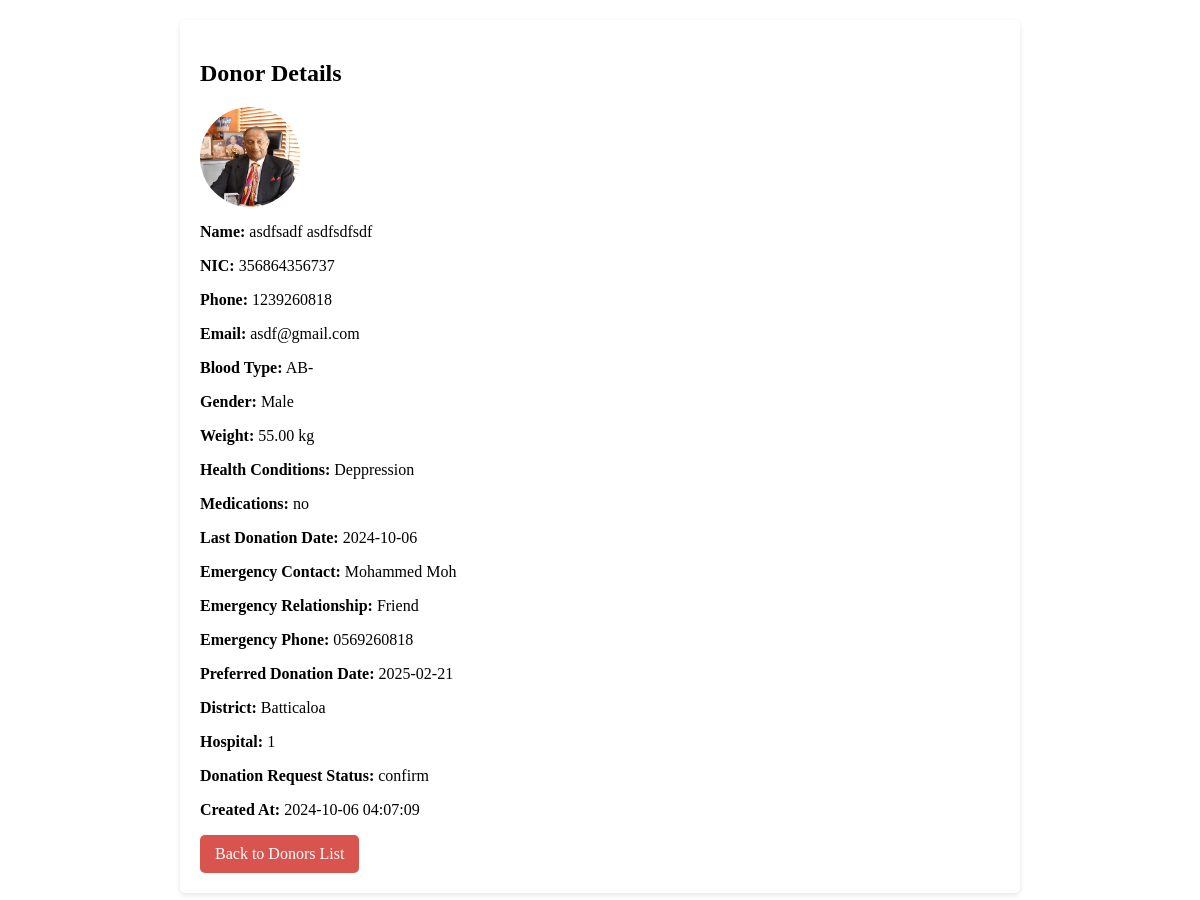
The page /donor_details.php?donor_id=2 (signed in) on the database its author committed.
### tables this page shows
CREATE TABLE `donors` (
  `donor_id` int(11) NOT NULL,
  `normal_user_id` int(11) NOT NULL,
  `donor_name` varchar(255) NOT NULL,
  `donor_nic` varchar(20) NOT NULL,
  `donor_phone` varchar(15) NOT NULL,
  `donor_email` varchar(255) NOT NULL,
  `blood_type` varchar(5) NOT NULL,
  `gender` enum('Male','Female') NOT NULL,
  `weight` decimal(5,2) NOT NULL,
  `health_conditions` text DEFAULT NULL,
  `medications` text DEFAULT NULL,
  `last_donation_date` date DEFAULT NULL,
  `emergency_contact` varchar(255) NOT NULL,
  `emergency_relationship` varchar(100) NOT NULL,
  `emergency_phone` varchar(15) NOT NULL,
  `preferred_donation_date` date NOT NULL,
  `district` varchar(100) NOT NULL,
  `hospital` varchar(255) NOT NULL,
  `donation_req_status` enum('pending','cancelled','confirm') DEFAULT 'pending',
  `created_at` timestamp NOT NULL DEFAULT current_timestamp(),
  `donate_update` enum('donated','not donated') DEFAULT 'not donated',
  `donor_type` enum('donor') DEFAULT 'donor'
);

CREATE TABLE `normal_user` (
  `normal_user_id` int(11) NOT NULL,
  `normal_user_profile_picture` varchar(550) NOT NULL DEFAULT 'emptyProfile.jpg',
  `normal_user_firstname` varchar(55) NOT NULL,
  `normal_user_lastname` varchar(55) NOT NULL,
  `normal_user_email` varchar(255) NOT NULL,
  `normal_user_password` varchar(255) NOT NULL,
  `normal_user_DOB` date NOT NULL,
  `normal_user_location` varchar(300) DEFAULT NULL,
  `normal_user_bloodtype` enum('A+','A-','B+','B-','AB+','AB-','O+','O-') DEFAULT NULL,
  `normal_user_type` varchar(50) DEFAULT 'normal user',
  `NIC` varchar(44) DEFAULT NULL
);

### donor_details.php (the view, shortened to what this page needs)
<?php
include 'db.php';
if (isset($_GET['donor_id'])) {
    $donor_id = intval($_GET['donor_id']);
    $query = "SELECT d.*, u.normal_user_firstname, u.normal_user_lastname, u.normal_user_profile_picture
              FROM donors d
              JOIN normal_user u ON d.normal_user_id = u.normal_user_id
              WHERE d.donor_id = ?";
    if ($stmt = $conn->prepare($query)) {
        $stmt->bind_param("i", $donor_id);
        $stmt->execute();
        $result = $stmt->get_result();
        if ($result->num_rows > 0) {
            $donor = $result->fetch_assoc();
            echo '
            <div class="donor-details">
                <h2>Donor Details</h2>
                <img src="' . htmlspecialchars($donor['normal_user_profile_picture']) . '" alt="Profile Picture" class="profile-image">
                <p><strong>Name:</strong> ' . htmlspecialchars($donor['donor_name']) . '</p>
                <p><strong>NIC:</strong> ' . htmlspecialchars($donor['donor_nic']) . '</p>
                <p><strong>Phone:</strong> ' . htmlspecialchars($donor['donor_phone']) . '</p>
                <p><strong>Email:</strong> ' . htmlspecialchars($donor['donor_email']) . '</p>
                <p><strong>Blood Type:</strong> ' . htmlspecialchars($donor['blood_type']) . '</p>
                <p><strong>Gender:</strong> ' . htmlspecialchars($donor['gender']) . '</p>
                <p><strong>Weight:</strong> ' . htmlspecialchars($donor['weight']) . ' kg</p>
                <p><strong>Health Conditions:</strong> ' . htmlspecialchars($donor['health_conditions']) . '</p>
                <p><strong>Medications:</strong> ' . htmlspecialchars($donor['medications']) . '</p>
                <p><strong>Last Donation Date:</strong> ' . htmlspecialchars($donor['last_donation_date']) . '</p>
                <p><strong>Emergency Contact:</strong> ' . htmlspecialchars($donor['emergency_contact']) . '</p>
                <p><strong>Emergency Relationship:</strong> ' . htmlspecialchars($donor['emergency_relationship']) . '</p>
                <p><strong>Emergency Phone:</strong> ' . htmlspecialchars($donor['emergency_phone']) . '</p>
                <p><strong>Preferred Donation Date:</strong> ' . htmlspecialchars($donor['preferred_donation_date']) . '</p>
                <p><strong>District:</strong> ' . htmlspecialchars($donor['district']) . '</p>
                <p><strong>Hospital:</strong> ' . htmlspecialchars($donor['hospital']) . '</p>
                <p><strong>Donation Request Status:</strong> ' . htmlspecialchars($donor['donation_req_status']) . '</p>
                <p><strong>Created At:</strong> ' . htmlspecialchars($donor['created_at']) . '</p>
                <a href="manage_donors.php" class="back-button">Back to Donors List</a>
            </div>';
        } else {
            echo "<h2>No donor found with this ID.</h2>";
        }
    } else {
        echo "Error preparing statement: " . $conn->error;
    }
} else {
    echo "No donor ID provided.";
}
?>

### donor_details.php (style rules this page uses)
.donor-details { background-color: #fff; padding: 20px; border-radius: 5px; box-shadow: 0 2px 5px rgba(0, 0, 0, 0.1); max-width: 800px; margin: 20px auto; }
.profile-image { width: 100px; height: 100px; border-radius: 50%; }
.back-button { display: inline-block; background-color: #d9534f; color: white; padding: 10px 15px; border-radius: 5px; text-decoration: none; transition: background-color 0.3s; }

### rows shown on the page
donors: normal_user.normal_user_profile_picture (picture), donor_name "asdfsadf asdfsdfsdf", donor_nic "356864356737", donor_phone "1239260818", donor_email "asdf@gmail.com", blood_type "AB-", gender "Male", weight "55.00", health_conditions "Deppression", medications "no", last_donation_date "2024-10-06", emergency_contact "Mohammed Moh", emergency_relationship "Friend", emergency_phone "0569260818", preferred_donation_date "2025-02-21", district "Batticaloa", hospital "1", donation_req_status "confirm", created_at "2024-10-06 04:07:09"
